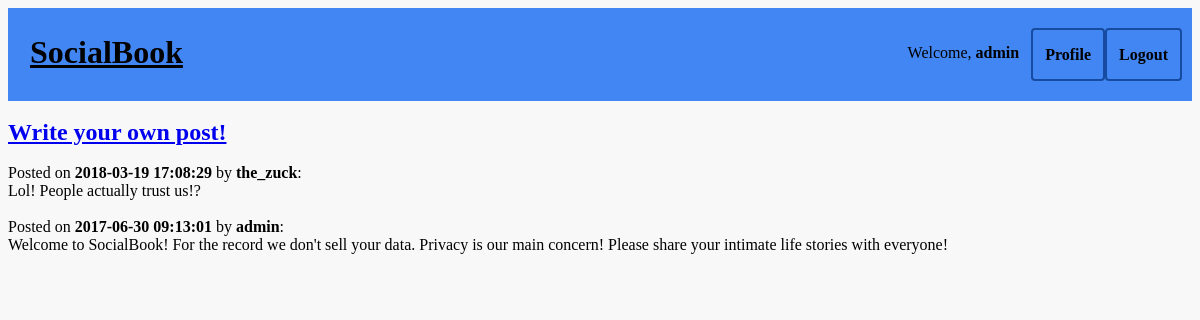
The page / (signed in) on the database its author committed.
### tables this page shows
CREATE TABLE Posts (
	id int NOT NULL AUTO_INCREMENT,
    posted_on datetime NOT NULL,
    posted_by varchar(32) NOT NULL,
    content varchar(256) NOT NULL,
    PRIMARY KEY (id),
    FOREIGN KEY (posted_by) REFERENCES Users(username)
		ON DELETE CASCADE
);

### index.php (the view, shortened to what this page needs)
<?php require 'header.php'; ?>
<html>
	<head>
	</head>
	<body>
<?php
	echo '<br><a style="font-size: 24px; font-weight: bold;" href="post.php">Write your own post!</a><br><br>';
	require 'database.php';
	$query = "SELECT posted_on, posted_by, content FROM Posts ORDER BY posted_on DESC;";
	$results = mysqli_query($connection, $query);
	while ($row = $results->fetch_assoc()){
		echo 'Posted on <b>'.$row['posted_on'].'</b> by <b>'.$row['posted_by'].'</b>:';
		echo '<br>';
		echo $row['content'];
		echo '<br><br>';
	}
?>
	</body>
</html>

### index.php (style rules this page uses)
body { background-color: #f8f8f8; }

### rows shown on the page
posts: posted_on "2018-03-19 17:08:29", posted_by "the_zuck", content "Lol! People actually trust us!?"
posts: posted_on "2017-06-30 09:13:01", posted_by "admin", content "Welcome to SocialBook! For the record we don't sell your data. Privacy is our main concern! Please share your intimate life stories with everyone!"

### other values the page prints
$_SESSION['first_name'] "admin"
